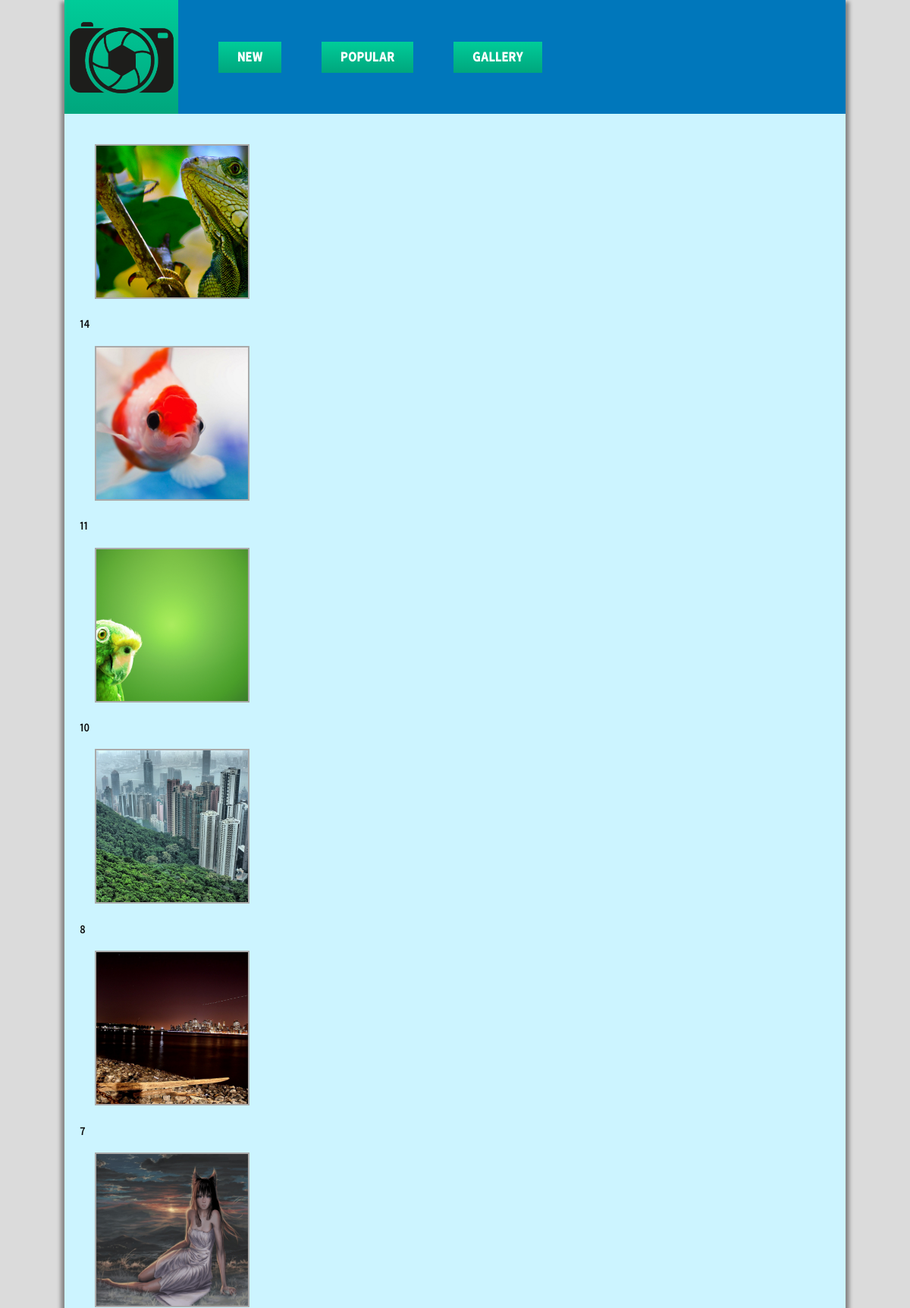
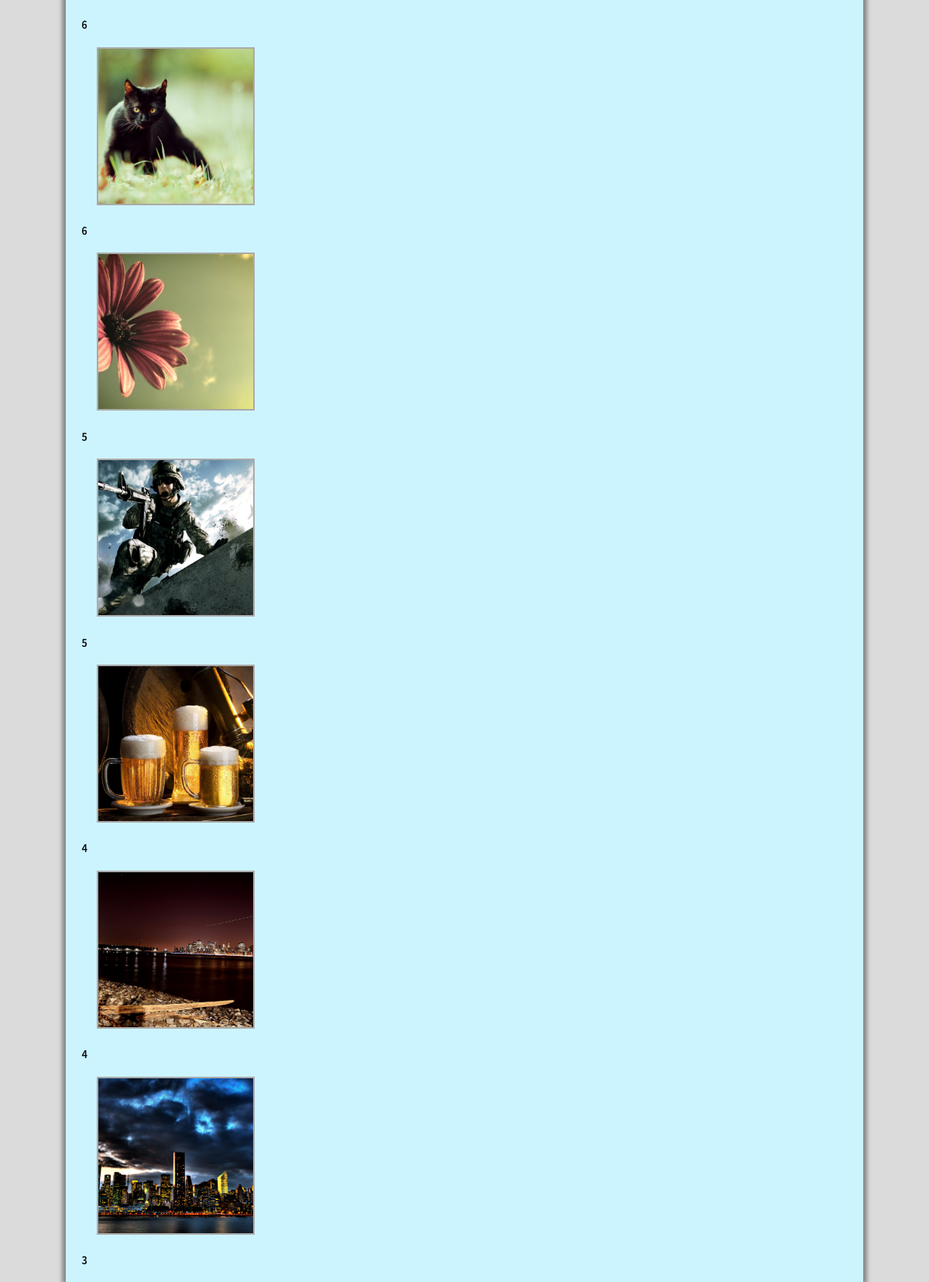
Page /popular/ on the committed database (2 pictures, top to bottom).
### photogallery/models.py (models this page shows, shortened)
class picture(models.Model):
    class Meta:
        db_table = "picture"
    def pic_thumb(self):
        thumb = '<style media="screen" type="text/css">' +\
            '.center-cropped {width: 150px; height: 150px; object-fit: cover; object-position: center; border-style: solid; border-color: #AAAAAA; padding: 3px;}' +\
            '</style>' +\
            '<a href="%s"><img src="%s" class="center-cropped"/></a>' % (self.pic_image.url, self.pic_image.url)
        return thumb
    pic_thumb.short_description = 'Image'
    pic_thumb.allow_tags = True
    pic_image = ImageField(upload_to = 'static/gallery/', verbose_name='Select Image', width_field=0, height_field=0)
    pic_title = models.CharField(max_length=200, verbose_name='Title')
    pic_text = models.TextField(verbose_name='Annotation')
    pic_date = models.DateTimeField(verbose_name='Datetime')
    views = models.IntegerField(default=0)

### photogallery/views.py (the view)
# urls.py: url(r'^popular/$', views.gallery_popular, name='popular'),
def gallery_popular(request):
    image_list = picture.objects.order_by('-views')[:12]
    return render(request, 'popular.html', {'pictures': image_list})

### photogallery/templates/popular.html
{% extends "index.html" %}
{% load static %}
{% block content %}
{% for pic in pictures %}
<div class="preview-frame" data-title="{{ pic.pic_title }}" data-date="{{pic.pic_date.date.year}}/{{pic.pic_date.date.month}}/{{pic.pic_date.date.day}} at {{pic.pic_date.time}}">
    <a href="{% url 'pic_detail' pk=pic.pk %}" ><img src="{{ pic.pic_image.url }}" /></a>
</div>
<div class="views_count">
    {{ pic.views }}
</div>
{% endfor %}
{% endblock %}

### photogallery/templates/index.html (shortened to what this page needs)
<!doctype html>
{% load static %}
<html lang="en">
  <head>
    <link rel="stylesheet" href="{% static "css/normalize.css" %}">
    <link rel="stylesheet" href="{% static "css/style.css" %}">
    <link rel="stylesheet" href="{% static "css/gallery.css" %}">
  </head>
  <body>
    <div class="wrapper">
      <div class="header">
        <a class="header-element" id="logo" href="/">
          <img src="{% static "img/camera.png" %}" />
        </a>
        <a class="header-element" id="button-new" href={% url 'pic_upload' %}>New</a>
        <a class="header-element" id="button-new" href="/popular/">Popular</a>
        <a class="header-element" id="button-new" href="/allphoto/">Gallery</a>
      </div>
      <div class="content">
        {% block content %}{% endblock %}
      </div>
    </div>
  </body>
</html>

### photogallery/static/css/style.css (style rules this page uses)
body { background-color: #DBDBDB; font-family: "FallingSky", Helvetica, Roboto, Arial, sans-serif; font-weight: normal; color: #0A0A0A; -webkit-font-smoothing: antialiased; }
.wrapper { background: #DADADA; width:1030px; margin: 0 auto; box-shadow: -5px 2px 5px #888888, 5px 2px 5px #888888; }
.content { background: #CCF4FF; padding: 20px; }
.header { background: #0077BB; height: 150px; }
.header-element { display:inline-block; align-self: center; margin-right:50px; }
#button-new { background: #00CC99; background-image: -webkit-linear-gradient(top, #00CC99, #00A67D); background-image: -moz-linear-gradient(top, #00CC99, #00A67D); background-image: -ms-linear-gradient(top, #00CC99, #00A67D); background-image: -o-linear-gradient(top, #00CC99, #00A67D); background-image: linear-gradient(to bottom, #00CC99, #00A67D); padding: 10px 25px; color: #FFFFFF; text-decoration: none; text-transform: uppercase; font-weight: bold; font-size: 18px; }
#logo { width: 150px; height: 150px; background-image: -webkit-linear-gradient(top, #00CC99, #00A67D); background-image: -moz-linear-gradient(top, #00CC99, #00A67D); background-image: -ms-linear-gradient(top, #00CC99, #00A67D); background-image: -o-linear-gradient(top, #00CC99, #00A67D); background-image: linear-gradient(to bottom, #00CC99, #00A67D); text-align: center; line-height: 150px; }
#logo img { height: 100px; width: auto; vertical-align: middle; }

### photogallery/static/css/gallery.css (style rules this page uses)
.preview-frame { display: inline-block; width: auto; height: auto; margin: 20px 20px 20px 20px; z-index: -1; }
.preview-frame img { width: 200px; height: 200px; object-fit: cover; object-position: center; border-style: solid; border-width: 2px; border-color: #AAAAAA; }

### rows in the picture
picture: pic_image (picture), views "14"
picture: pic_image (picture), views "11"
picture: pic_image (picture), views "10"
picture: pic_image (picture), views "8"
picture: pic_image (picture), views "7"
picture: pic_image (picture), views "6"
picture: pic_image (picture), views "6"
picture: pic_image (picture), views "5"
picture: pic_image (picture), views "5"
picture: pic_image (picture), views "4"
picture: pic_image (picture), views "4"
picture: pic_image (picture), views "3"
